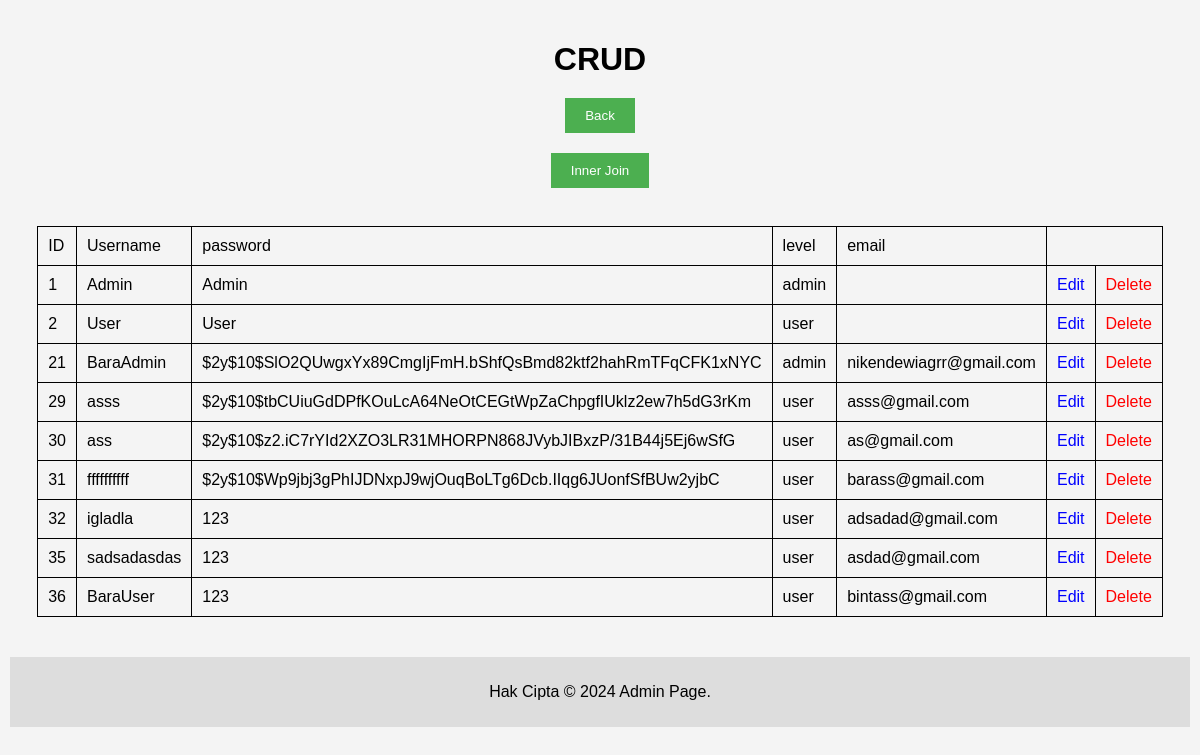
/Admin/admin/index.php, run on the app's committed database.
### tables this page shows
CREATE TABLE `pengguna` (
  `ID` int(11) NOT NULL,
  `Username` varchar(255) DEFAULT NULL,
  `Password` varchar(250) DEFAULT NULL,
  `Email` varchar(150) DEFAULT NULL,
  `Level` varchar(50) DEFAULT NULL,
  `Tanggal_Register` datetime DEFAULT current_timestamp()
);

### Admin/admin/index.php (the view, shortened to what this page needs)
<!DOCTYPE html>
<html lang="en">
<head>
</head>
<body>
    <h1>CRUD</h1>
    <a href="../nextpage.php"><button>Back</button></a>
    <a href="Innerjoin.php"><button>Inner Join</button></a>
    <br>
    <table border='1'>
    <tr >
        <td>ID</td>
        <td>Username</td>
        <td>password</td>
        <td>level</td>
        <td>email</td>
    </tr>
    <?php
include "../../koneksi.php";
$query_mysql = mysqli_query($mysqli,"SELECT * FROM pengguna")or die(mysqli_error());
while($data = mysqli_fetch_array($query_mysql)){
?>
<tr>
    <td><?php echo $data['ID']; ?></td>
    <td><?php echo $data['Username']; ?></td>
    <td><?php echo $data['Password']; ?></td>
    <td><?php echo $data['Level']; ?></td>
    <td><?php echo $data['Email']; ?></td>
    <td ><a href='edit.php?id=<?php echo $data['ID'];?>' class="ganti">Edit</a></td>
    <td ><a href='delete.php?id=<?php echo $data['ID'];?>' class="hapus">Delete</a></td>
</tr>
<?php } ?>
</table>
    <footer>
        <p>Hak Cipta &copy; 2024 Admin Page.</p>
    </footer>
</body>
</body>
</html>

### Admin/admin/index.php (style rules this page uses)
body { font-family: Arial, sans-serif; display: flex; flex-direction: column; align-items: center; margin: 0; padding: 20px; background-color: #f4f4f4; }
h1 { margin-bottom: 20px; }
button { padding: 10px 20px; margin-bottom: 20px; background-color: #4CAF50; color: white; border: none; cursor: pointer; }
table { border-collapse: collapse; width: 80%; margin-bottom: 20px; }
table, th, td { border: 1px solid black; }
th, td { padding: 10px; text-align: left; }
.ganti { color: blue; text-decoration: none; }
.hapus { color: red; text-decoration: none; }
footer { text-align: center; margin-top: 20px; padding: 10px; background-color: #ddd; width: 100%; }

### data on the page
pengguna: ID "1", Username "Admin", Password "Admin", Level "admin"
pengguna: ID "2", Username "User", Password "User", Level "user"
pengguna: ID "21", Username "BaraAdmin", Password "$2y$10$SlO2QUwgxYx89CmgIjFmH.bShfQsBmd82ktf2hahRmTFqCFK1xNYC", Level "admin", Email "nikendewiagrr@gmail.com"
pengguna: ID "29", Username "asss", Password "$2y$10$tbCUiuGdDPfKOuLcA64NeOtCEGtWpZaChpgfIUklz2ew7h5dG3rKm", Level "user", Email "asss@gmail.com"
pengguna: ID "30", Username "ass", Password "$2y$10$z2.iC7rYId2XZO3LR31MHORPN868JVybJIBxzP/31B44j5Ej6wSfG", Level "user", Email "as@gmail.com"
pengguna: ID "31", Username "ffffffffff", Password "$2y$10$Wp9jbj3gPhIJDNxpJ9wjOuqBoLTg6Dcb.IIqg6JUonfSfBUw2yjbC", Level "user", Email "barass@gmail.com"
pengguna: ID "32", Username "igladla", Password "123", Level "user", Email "adsadad@gmail.com"
pengguna: ID "35", Username "sadsadasdas", Password "123", Level "user", Email "asdad@gmail.com"
pengguna: ID "36", Username "BaraUser", Password "123", Level "user", Email "bintass@gmail.com"
